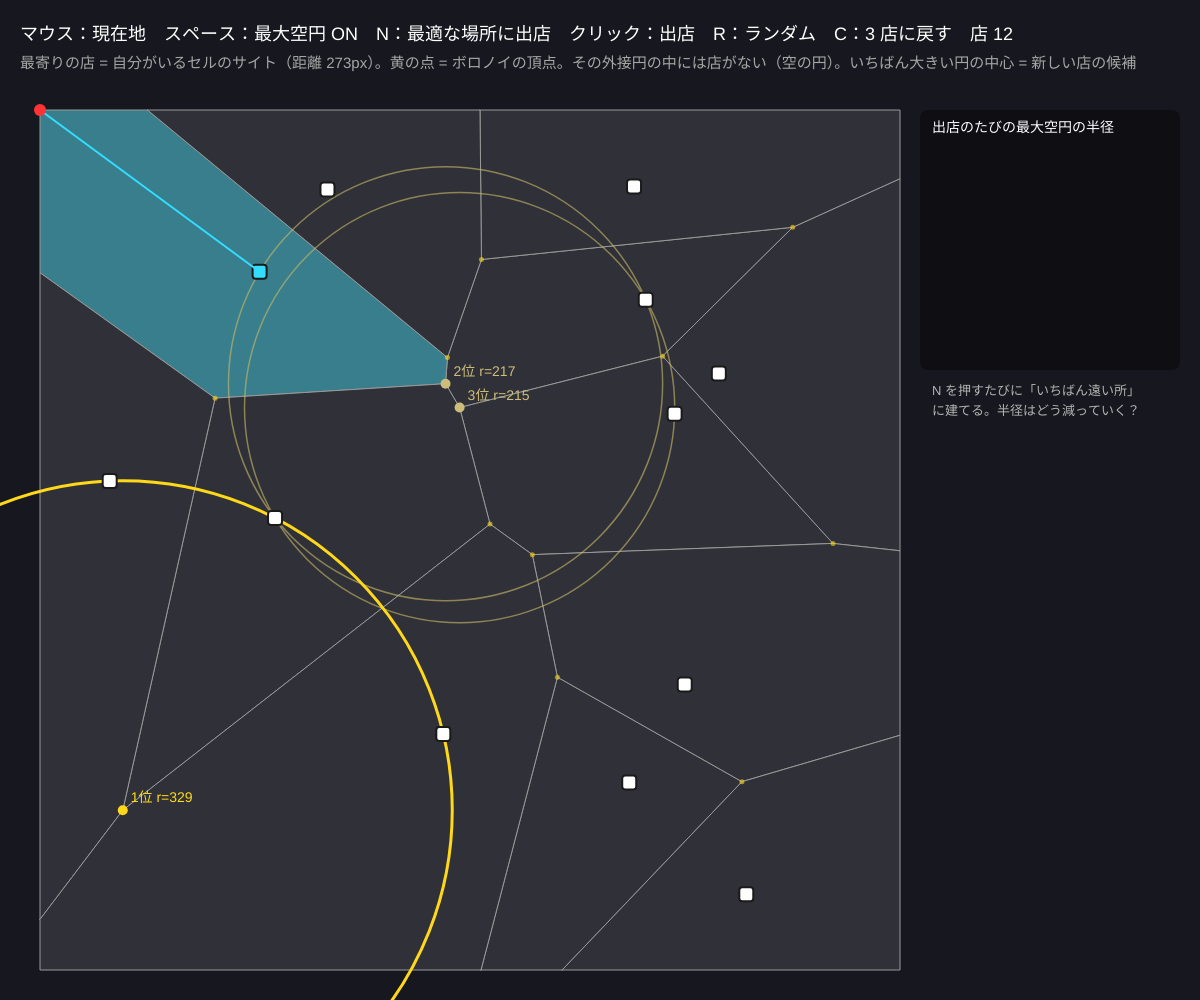
Frame 1 (no input)
Frame 60 (no input): identical to frame 1, image omitted
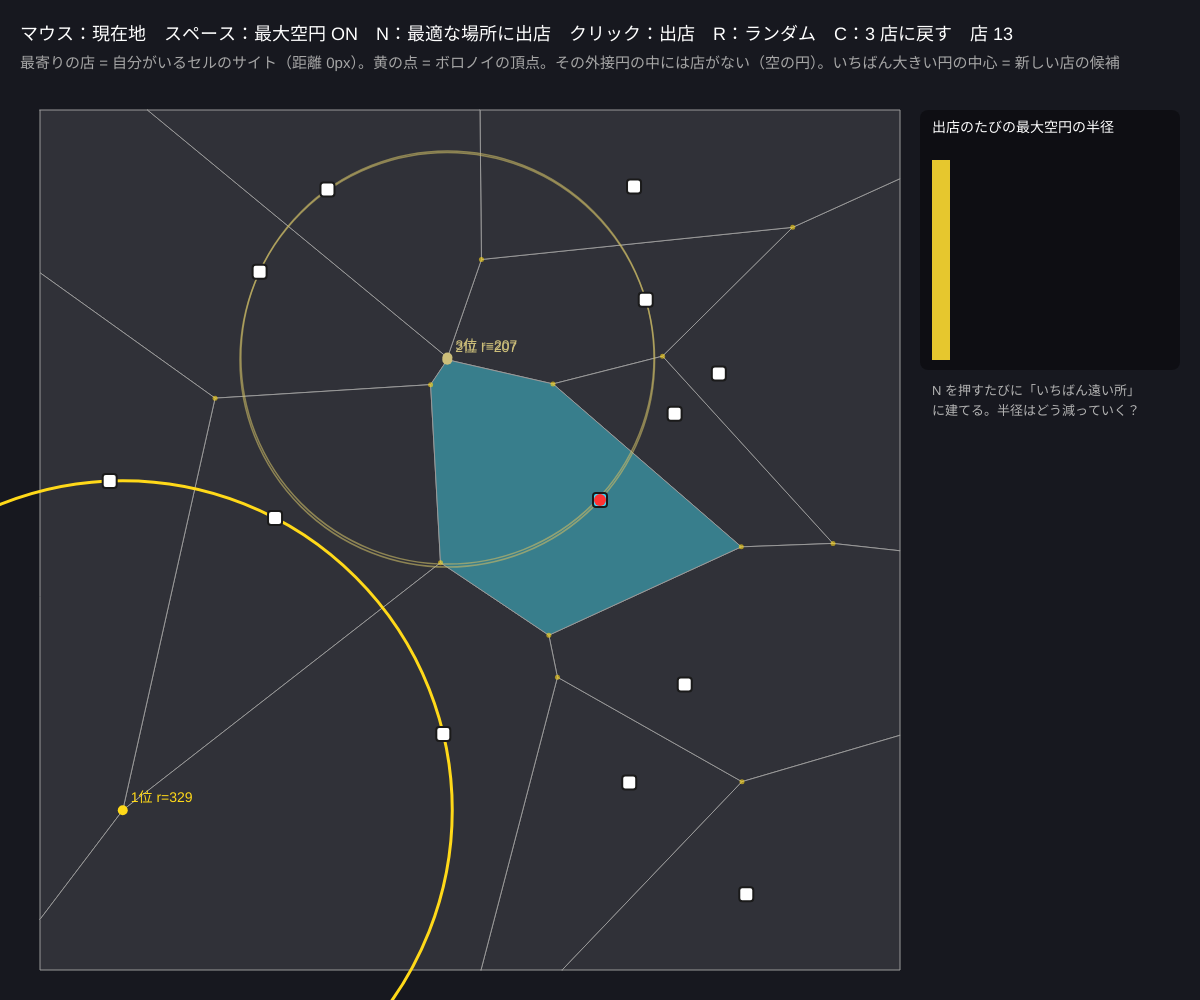
Frame 120 (the mouse pressed at the canvas centre since frame 60)

The p5.js sketch that drew these frames (run headless with seeded random() and noise() and a simulated clock; from frame 60 on, the mouse is pressed at the canvas centre):

// p5.js sketch
// ── sketch.js
// ============================================
// 09 最近点探索と最大空円
// サイト = 町のコンビニ。① マウスの場所からいちばん近い店は？（自分がどのセルにいるか）
//   ② 新しい店はどこに建てる？ → どの店からもいちばん遠い場所 = 最大の「空の円」の中心。候補はボロノイの頂点（外心）
// マウス = 現在地 / スペース = 最大空円 / N = いちばん良い場所に出店 / クリック = 出店 / R = ランダム / C = 3 店に戻す
// ============================================

let shops = [];
let cells = [], tris = [], circ = [];
let showEmpty = true;
let dirty = true;
let town;                 // 町の範囲（この中に中心がある円だけ考える）
let topN = 3;             // ★ 表示する候補の数
let history = [];         // 出店したときの最大空円の半径

function setup() {
  createCanvas(windowWidth, windowHeight);
  colorMode(HSB, 360, 100, 100, 100);
  town = { x0: 40, y0: 110, x1: width - 300, y1: height - 30 };
  randomShops(12);
}
function randomShops(n) {
  shops = [];
  for (let i = 0; i < n; i++) shops.push({ x: random(town.x0 + 20, town.x1 - 20), y: random(town.y0 + 20, town.y1 - 20) });
  history = []; dirty = true;
}
function rebuild() {
  cells = shops.map((s, i) => voronoiCell(shops, i, town.x0, town.y0, town.x1, town.y1));
  tris = delaunay(shops);
  circ = tris.map((t) => circumcircle(shops[t[0]], shops[t[1]], shops[t[2]]));
  dirty = false;
}

// ★ 最大空円の候補：町の中にあるボロノイの頂点（外心）。半径 = 3 店までの距離（それより近い店はない）
//   （本当は町の境界とボロノイの辺の交点・町の角も候補になる。ここでは内側の頂点だけ）
function emptyCircles() {
  let list = [];
  for (let c of circ) {
    if (c.x < town.x0 || c.x > town.x1 || c.y < town.y0 || c.y > town.y1 || !isFinite(c.r2)) continue;
    if (list.some((q) => abs(q.x - c.x) < 2 && abs(q.y - c.y) < 2)) continue;   // 4 店が同じ円の上 → 同じ中心が 2 回出るので 1 つに
    list.push({ x: c.x, y: c.y, r: sqrt(c.r2) });
  }
  list.sort((a, b) => b.r - a.r);
  return list;
}

function draw() {
  background(230, 25, 12);
  if (dirty) rebuild();

  // 最寄りの店（全部と比べる：n 回の比較）
  let me = { x: constrain(mouseX, town.x0, town.x1), y: constrain(mouseY, town.y0, town.y1) };
  let best = -1, bd = Infinity;
  for (let i = 0; i < shops.length; i++) { let d = dist(me.x, me.y, shops[i].x, shops[i].y); if (d < bd) { bd = d; best = i; } }

  noStroke(); fill(230, 20, 18); rect(town.x0, town.y0, town.x1 - town.x0, town.y1 - town.y0);
  for (let i = 0; i < cells.length; i++) {
    fill(i === best ? color(190, 60, 55) : color(230, 15, 22)); stroke(0, 0, 60); strokeWeight(1);
    beginShape(); for (let p of cells[i]) vertex(p.x, p.y); endShape(CLOSE);
  }

  // 最大空円
  let ec = emptyCircles();
  if (showEmpty) {
    noStroke(); fill(50, 90, 100, 60);
    for (let c of ec) circle(c.x, c.y, 5);
    for (let k = min(topN, ec.length) - 1; k >= 0; k--) {
      let c = ec[k];
      noFill(); stroke(k === 0 ? color(50, 90, 100) : color(50, 50, 80, 60)); strokeWeight(k === 0 ? 3 : 1.5);
      circle(c.x, c.y, 2 * c.r);
      noStroke(); fill(k === 0 ? color(50, 90, 100) : color(50, 40, 80)); circle(c.x, c.y, 10);
      textSize(14); text((k + 1) + '位 r=' + nf(c.r, 1, 0), c.x + 8, c.y - 8);
    }
  }

  // 店と現在地
  for (let i = 0; i < shops.length; i++) {
    stroke(0, 0, 10); strokeWeight(2); fill(i === best ? color(190, 80, 100) : color(0, 0, 100));
    rect(shops[i].x - 7, shops[i].y - 7, 14, 14, 3);
  }
  if (best >= 0) {
    stroke(190, 80, 100); strokeWeight(2); line(me.x, me.y, shops[best].x, shops[best].y);
    noStroke(); fill(0, 80, 100); circle(me.x, me.y, 12);
  }

  // 右のパネル：出店するたびの最大空円の半径
  let px = width - 280;
  noStroke(); fill(0, 0, 0, 40); rect(px, 110, 260, 260, 8);
  fill(0, 0, 100); textSize(14); text('出店のたびの最大空円の半径', px + 12, 132);
  if (history.length) {
    let mx = max(history);
    for (let k = 0; k < history.length; k++) {
      let bw = min(20, 236 / history.length), bh = history[k] / mx * 200;
      fill(50, 80, 90); rect(px + 12 + k * bw, 360 - bh, bw - 2, bh);
    }
  }
  fill(0, 0, 70); textSize(13);
  text('N を押すたびに「いちばん遠い所」', px + 12, 395);
  text('に建てる。半径はどう減っていく？', px + 12, 415);

  noStroke(); fill(0, 0, 100); textSize(18);
  text('マウス：現在地　スペース：最大空円 ' + (showEmpty ? 'ON' : 'off') + '　N：最適な場所に出店　クリック：出店　R：ランダム　C：3 店に戻す　店 ' + shops.length, 20, 40);
  fill(0, 0, 65); textSize(15);
  text('最寄りの店 = 自分がいるセルのサイト（距離 ' + nf(bd === Infinity ? 0 : bd, 1, 0) + 'px）。黄の点 = ボロノイの頂点。その外接円の中には店がない（空の円）。いちばん大きい円の中心 = 新しい店の候補', 20, 68);
}

function addShop(x, y) {
  let ec = emptyCircles();
  history.push(ec.length ? ec[0].r : 0);
  shops.push({ x, y }); dirty = true;
}
function mousePressed() {
  if (mouseX > town.x0 && mouseX < town.x1 && mouseY > town.y0 && mouseY < town.y1) addShop(mouseX, mouseY);
}
function keyPressed() {
  if (key === ' ') showEmpty = !showEmpty;
  if (key === 'n' || key === 'N') { let ec = emptyCircles(); if (ec.length) addShop(ec[0].x, ec[0].y); }
  if (key === 'r' || key === 'R') randomShops(floor(random(6, 20)));
  if (key === 'c' || key === 'C') randomShops(3);
}

// ---------- やってみよう ----------
// 1. N を 10 回押して、店がどんな並びになるか見よう。半径のグラフはどう減る？
// 2. 町の角は候補に入れていない。角に住む人がいちばん遠いこともある。角（4 点）を候補に足してみよう
// 3. 逆に「ゴミ処理場はどこに？」= 家（サイト）からいちばん遠い場所。同じ計算で答えが出る
// 4. 最寄り探しは今「全部と比べる」。点が 100 万個だったら？ ボロノイのセルをたどる方法・格子に分ける方法を考えよう


// ==================================================
// ここから下は「ボロノイ図の道具」（ほかのスケッチにもそのままコピーして使える）
//   voronoiCell(sites, i, x0, y0, x1, y1) … サイト i の領域（多角形）。長方形を垂直二等分線で切っていく（O(n²)）
//   delaunay(pts) … ドロネー三角形分割（Bowyer–Watson 法）。[[i, j, k], ...] を返す
//   circumcircle(a, b, c) … 外接円 {x, y, r2}（r2 = 半径の 2 乗）
//   polyArea(poly) / polyCentroid(poly) … 多角形の面積と重心
// ==================================================
function voronoiCell(sites, i, x0, y0, x1, y1) {
  let poly = [{ x: x0, y: y0 }, { x: x1, y: y0 }, { x: x1, y: y1 }, { x: x0, y: y1 }];
  let a = sites[i];
  for (let j = 0; j < sites.length && poly.length > 2; j++) {
    if (j === i) continue;
    let b = sites[j];
    // a の側 ＝ (b − a)・p ≦ (|b|² − |a|²) / 2　（a と b の垂直二等分線で切る）
    poly = clipHalfPlane(poly, b.x - a.x, b.y - a.y, (b.x * b.x + b.y * b.y - a.x * a.x - a.y * a.y) / 2);
  }
  return poly;
}
// nx·x + ny·y ≦ c の側だけ残す（Sutherland–Hodgman の 1 本分）
function clipHalfPlane(poly, nx, ny, c) {
  let out = [];
  for (let k = 0; k < poly.length; k++) {
    let p = poly[k], q = poly[(k + 1) % poly.length];
    let dp = nx * p.x + ny * p.y - c, dq = nx * q.x + ny * q.y - c;
    if (dp <= 0) out.push(p);
    if ((dp < 0 && dq > 0) || (dp > 0 && dq < 0)) {
      let t = dp / (dp - dq);
      out.push({ x: p.x + (q.x - p.x) * t, y: p.y + (q.y - p.y) * t });
    }
  }
  return out;
}
function polyArea(poly) {
  let s = 0;
  for (let k = 0; k < poly.length; k++) { let p = poly[k], q = poly[(k + 1) % poly.length]; s += p.x * q.y - q.x * p.y; }
  return Math.abs(s) / 2;
}
function polyCentroid(poly) {
  let a = 0, cx = 0, cy = 0;
  for (let k = 0; k < poly.length; k++) {
    let p = poly[k], q = poly[(k + 1) % poly.length], cr = p.x * q.y - q.x * p.y;
    a += cr; cx += (p.x + q.x) * cr; cy += (p.y + q.y) * cr;
  }
  if (Math.abs(a) < 1e-9) {
    let sx = 0, sy = 0;
    for (let p of poly) { sx += p.x; sy += p.y; }
    return poly.length ? { x: sx / poly.length, y: sy / poly.length } : { x: 0, y: 0 };
  }
  return { x: cx / (3 * a), y: cy / (3 * a) };
}
function circumcircle(a, b, c) {
  let d = 2 * (a.x * (b.y - c.y) + b.x * (c.y - a.y) + c.x * (a.y - b.y));
  if (Math.abs(d) < 1e-9) return { x: (a.x + b.x + c.x) / 3, y: (a.y + b.y + c.y) / 3, r2: Infinity };
  let a2 = a.x * a.x + a.y * a.y, b2 = b.x * b.x + b.y * b.y, c2 = c.x * c.x + c.y * c.y;
  let x = (a2 * (b.y - c.y) + b2 * (c.y - a.y) + c2 * (a.y - b.y)) / d;
  let y = (a2 * (c.x - b.x) + b2 * (a.x - c.x) + c2 * (b.x - a.x)) / d;
  return { x, y, r2: (a.x - x) * (a.x - x) + (a.y - y) * (a.y - y) };
}
// Bowyer–Watson：点を 1 つずつ入れ、「外接円の中に新しい点がある三角形」を消して穴を新しい点とつなぐ
function delaunay(pts) {
  let n = pts.length;
  if (n < 3) return [];
  let x0 = Infinity, y0 = Infinity, x1 = -Infinity, y1 = -Infinity;
  for (let p of pts) { x0 = Math.min(x0, p.x); y0 = Math.min(y0, p.y); x1 = Math.max(x1, p.x); y1 = Math.max(y1, p.y); }
  let m = Math.max(x1 - x0, y1 - y0, 1) * 20, cx = (x0 + x1) / 2, cy = (y0 + y1) / 2;
  let P = pts.concat([{ x: cx - m, y: cy - m }, { x: cx + m, y: cy - m }, { x: cx, y: cy + m }]);   // 全部を囲む大きな三角形
  let mk = (i, j, k) => ({ v: [i, j, k], c: circumcircle(P[i], P[j], P[k]) });
  let tris = [mk(n, n + 1, n + 2)];
  for (let i = 0; i < n; i++) {
    let p = P[i], edges = new Map(), keep = [];
    for (let t of tris) {
      if ((p.x - t.c.x) * (p.x - t.c.x) + (p.y - t.c.y) * (p.y - t.c.y) < t.c.r2) {
        for (let e = 0; e < 3; e++) {
          let a = t.v[e], b = t.v[(e + 1) % 3], id = a < b ? a + '_' + b : b + '_' + a;
          if (edges.has(id)) edges.delete(id); else edges.set(id, [a, b]);   // 2 回出た辺 = 穴の内側なので消す
        }
      } else keep.push(t);
    }
    for (let [a, b] of edges.values()) keep.push(mk(a, b, i));
    tris = keep;
  }
  return tris.filter((t) => t.v[0] < n && t.v[1] < n && t.v[2] < n).map((t) => t.v);
}
